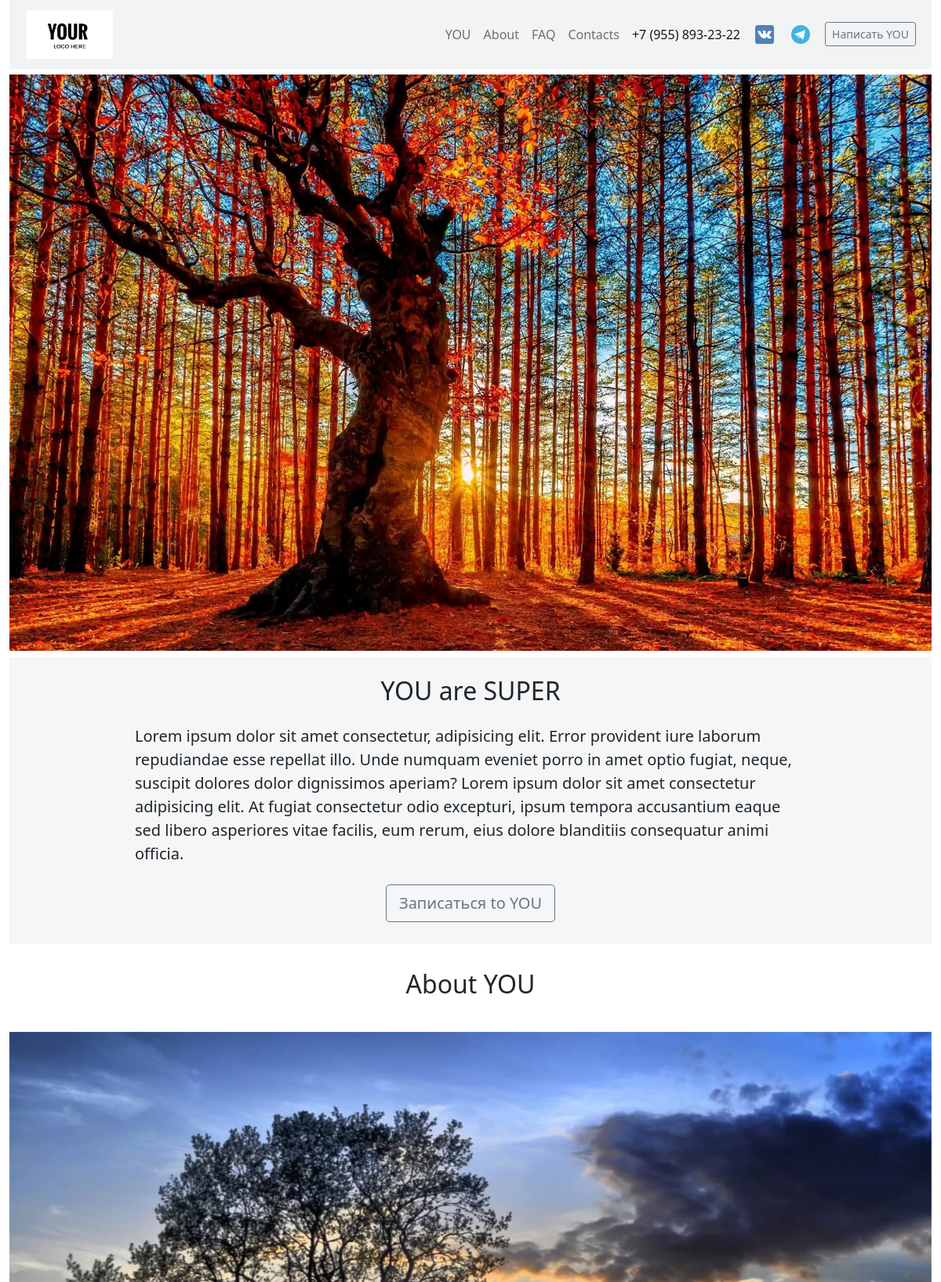
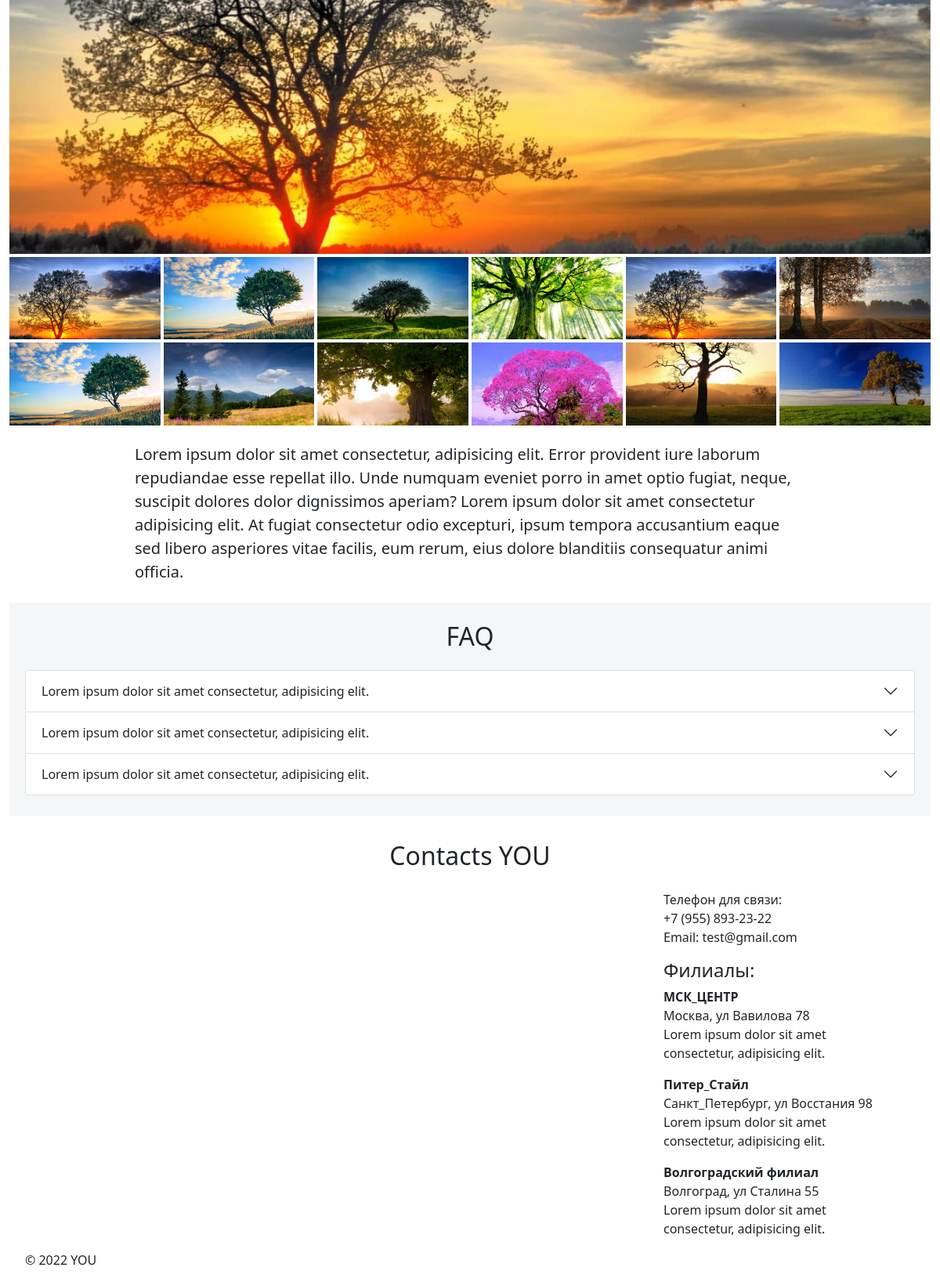
The page / on the database its author committed (2 pictures, top to bottom).
### app_site/models.py (models this page shows, shortened)
class Menu(models.Model):
    btn_name_menu = models.CharField(max_length=100, blank=True, verbose_name='надпись на кнопке в шапке')
    item_1 = models.CharField(max_length=100, blank=True, verbose_name='имя ссылки в меню')
    title_1 = models.CharField(max_length=100, blank=True, verbose_name='заголовок блока')
    text_1 = models.TextField(verbose_name='текст блока')
    btn_name_1 = models.CharField(max_length=100, blank=True, verbose_name='надпись на кнопке в блоке')
    item_club = models.CharField(max_length=100, blank=True, verbose_name='имя ссылки в меню')
    title_club = models.CharField(max_length=100, blank=True, verbose_name='заголовок блока')
    text_club = models.TextField(verbose_name='текст блока')
    item_faq = models.CharField(max_length=100, blank=True, verbose_name='имя ссылки в меню')
    title_faq = models.CharField(max_length=100, blank=True, verbose_name='заголовок блока')
    item_contacts = models.CharField(max_length=100, blank=True, verbose_name='имя ссылки в меню')
    title_contacts = models.CharField(max_length=100, blank=True, verbose_name='заголовок блока')
    social_img_1 = models.FileField(upload_to='files/', verbose_name='иконка соц.сети')
    social_data_1 = models.CharField(max_length=100, blank=True, verbose_name='ссылка на соц.сеть')
    social_img_2 = models.FileField(upload_to='files/', verbose_name='иконка соц.сети')
    social_data_2 = models.CharField(max_length=100, blank=True, verbose_name='ссылка на соц.сеть')
    tel = models.CharField(max_length=100, verbose_name='поле для телефонного номера, вводить в красивом формате, пример:+7 (955) 893-23-22')
    tel_for_call = models.CharField(max_length=100, blank=True)
    footer = models.TextField(verbose_name='текст футер')

class CarouselHead(models.Model):
    general_img = models.FileField(
        upload_to='files/', verbose_name='первая картинка в слайдере')
    img_1 = models.FileField(upload_to='files/', verbose_name='вторая картинка в слайдере')
    img_2 = models.FileField(upload_to='files/', verbose_name='третья картинка в слайдере')
    menu = models.ForeignKey('Menu', on_delete=models.CASCADE)

class ClubFoto(models.Model):
    foto = models.FileField(upload_to='files/', verbose_name='foto')
    menu = models.ForeignKey('Menu', on_delete=models.CASCADE)

class Faq(models.Model):
    q_faq = models.CharField(max_length=255, verbose_name='вопрос')
    a_faq = models.CharField(max_length=255, verbose_name='ответ')
    menu = models.ForeignKey('Menu', on_delete=models.CASCADE)

class Contacts(models.Model):
    email = models.EmailField()
    adress = models.CharField(max_length=200)
    description = models.TextField(verbose_name='описание как добраться')
    for_script = models.TextField(verbose_name='скрипт для отображения карты, копируем только ссылку https... из яндекс конструктор карт')
    menu = models.ForeignKey('Menu', on_delete=models.CASCADE)

class Filial(models.Model):
    filial = models.CharField(max_length=255, verbose_name='название филиала')
    adr = models.CharField(max_length=255, verbose_name='адрес филиала')
    way = models.CharField(max_length=255, verbose_name='как добраться до филиала')
    menu = models.ForeignKey('Menu', on_delete=models.CASCADE)

### app_site/views.py (the view, shortened to what this page needs)
# urls.py: path('', FileDetail.as_view(), name='index'),
class FileDetail(FormMixin, ListView):
    model = CarouselHead
    template_name = 'index.html'
    form_class = FeedbackForm
    def get_context_data(self, **kwargs):
        context = super().get_context_data(**kwargs)
        context['menu'] = Menu.objects.get()
        context['carousel'] = CarouselHead.objects.get()
        context['carousel_trainer'] = CarouselTrainer.objects.get()
        context['title_icon'] = TitleShortcutIcon.objects.get()
        context['contacts'] = Contacts.objects.get()
        context['fotos'] = ClubFoto.objects.all()
        context['foto1'] = ClubFoto.objects.get(pk=1)
        context['faqs'] = Faq.objects.all()
        context['filials'] = Filial.objects.all()
        return context

### app_site/templates/index.html (shortened to what this page needs)
<!DOCTYPE html>
<html lang="ru">
<head>
    {% load static %}
    <link rel="stylesheet" href="{% static 'static_files/css/normalize.css' %}">
    <link href="https://cdn.jsdelivr.net/npm/bootstrap@5.1.3/dist/css/bootstrap.min.css" rel="stylesheet">
    <link rel="stylesheet" href="{% static 'static_files/css/my_style.css' %}">
</head>
<body>
    <header class="header">
        <div class="container fixed-top">
            <nav class="navbar navbar-expand-lg navbar-light bg-light1">
                <div class="container-fluid">
                    <a class="navbar-brand" href="#">
                        <img src="{% static 'static_files/img/Logo.webp' %}" alt="" width="110">
                    </a>
                    <div class="collapse navbar-collapse justify-content-end" id="navbarContent">
                        <ul class="navbar-nav align-items-center">
                            <li class="nav-item navbar-text">
                                <a href="#cheerleading" class="nav-link">{{menu.item_1}}</a>
                            </li>
                            <li class="nav-item navbar-text">
                                <a href="#about-club" class="nav-link">{{menu.item_club}}</a>
                            </li>
                            <li class="nav-item navbar-text">
                                <a href="#faq" class="nav-link">{{menu.item_faq}}</a>
                            </li>
                            <li class="nav-item navbar-text">
                                <a href="#contacts" class="nav-link">{{menu.item_contacts}}</a>
                            </li>
                            <span class="nav-link navbar-text">
                                <a href="tel:{{menu.tel_for_call}}" class="navbar-tel" target="blank">
                                    {{menu.tel}}
                                </a>
                            </span>
                            <ul class="navbar-nav nav-icon navbar-text">
                                <a class="nav-link" href="{{menu.social_data_1}}" target="blank">
                                    <img src="{{menu.social_img_1.url}}" alt="" width="30" height="24" class="d-inline-block align-text-top nav-item">
                                </a>
                                <a class="nav-link" href="{{menu.social_data_2}}" target="blank">
                                    <img src="{{menu.social_img_2.url}}" alt="" width="30" height="24" class="d-inline-block align-text-top nav-item">
                                </a>
                            </ul>
                            <div class="nav-link navbar-text">
                                <button type="button" class="btn btn-sm btn-outline-secondary shadow-none" data-bs-toggle="modal" data-bs-target="#exampleModal" data-bs-whatever="@fat">{{menu.btn_name_menu}}</button>
                            </div>
                        </ul>
                    </div>
                </div>
            </nav>
        </div>
    </header>
    <div class="container">
        <div id="carouselExampleSlidesOnly" class="carousel slide" data-bs-ride="carousel">
            <div class="carousel-inner">
                <div class="carousel-item active">
                    <img src="{{carousel.general_img.url}}" class="d-block w-100" alt="1">
                </div>
            </div>
        </div>
    </div>
    <section id="cheerleading" class="section-about section">
        <div class="container container-bg-light">
            <div class="container-inside d-flex justify-content-center">
                <h2 class="title-head">{{menu.title_1}}</h2>
            </div>
            <div class="container-inside d-flex justify-content-center">
                <p class="lead">
                    {{menu.text_1}}
                </p>
            </div>
            <div class="container-inside d-flex justify-content-center">
                <button type="button" class="btn btn-lg btn-outline-secondary btn-head shadow-none" data-bs-toggle="modal" data-bs-target="#exampleModal" data-bs-whatever="@fat">{{menu.btn_name_1}}</button>
            </div>
        </div>
    </section>
    <section id="about-club" class="section-trainer section">
        <div class="container">
            <div class="container d-flex justify-content-center">
                <h2 class="title-head">{{menu.title_club}}</h2>
            </div>
            <div class="container align-items-center" style="margin-top: 18px;margin-bottom: 2px; padding-left: 0px; padding-right: 0px;">
                <div id="carouselExampleIndicators" class="carousel slide carousel-fade" data-bs-ride="carousel">
                    <div class="carousel-inner">
                        <div class="carousel-item active">
                            <img src="{{foto1.foto.url}}" class="d-block w-100" alt="..." />
                        </div>
                    </div>
                </div>
            </div>
            <div class="container d-flex align-items-center" style="margin-left: 0px; padding-bottom: 20px; padding-left: 10px; padding-right: 10px;">
                <div class="row">
                    {% for foto in fotos %}
                    <div class="col-2" style="padding: 2px;">
                        <button type="button" data-bs-target="#carouselExampleIndicators" data-bs-slide-to="{{foto.id}}" class="btn shadow-none" aria-label="Slide{{foto.id}}" style="padding: 0px; border: 0px; margin-bottom: 0px;">
                            <img class="d-block w-100" src="{{foto.foto.url}}" />
                        </button>
                    </div>
                    {% endfor %}
                </div>
            </div>
            <div class="container d-flex justify-content-center">
                <p class="lead">
                    {{menu.text_club}}
                </p>
            </div>
    </section>
    <section id="faq" class="section-faq section">
        <div class="container container-bg-light">
            <div class="container-inside d-flex justify-content-center">
                <h2 class="title-head">{{menu.title_faq}}</h2>
            </div>
            <div class="container-inside justify-content-center">
                <div class="accordion" id="accordionExample" style="padding-bottom: 26px;">
                    {% for faq in faqs %}
                    <div class="accordion-item">
                        <h2 class="accordion-header" id="heading{{faq.id}}">
                            <button class="accordion-button collapsed shadow-none" type="button" data-bs-toggle="collapse" data-bs-target="#collapse{{faq.id}}" aria-expanded="false" aria-controls="collapseOne">
                                {{faq.q_faq}}
                            </button>
                        </h2>
                    </div>
                    {% endfor %}
                </div>
            </div>
        </div>
    </section>
    <section id="contacts" class="section-contacts section">
        <div class="container">
            <div class="container-inside d-flex justify-content-center">
                <h2 class="title-head">{{menu.title_contacts}}</h2>
            </div>
            <div class="row align-items-center">
                <div class="col-lg-8 col-md-8">
                </div>
                <div class="col-lg-4 col-md-4">
                    <div class="container-inside d-flex align-items-center">
                        <p class="lead-2 contacts">
                            Телефон для связи: <br>{{menu.tel}} <br>
                            Email: {{contacts.email}} <br>
                        </p>
                    </div>
                    <div class="container-inside d-flex align-items-center">
                        <h4 class="lead-2">Филиалы:</h4>
                    </div>
                    {% for filial in filials %}
                    <div class="container-inside d-flex align-items-center">
                        <p class="lead-2 contacts" style="word-break: break-word;">
                            <strong>
                                {{filial.filial}}
                            </strong>
                            <br>{{filial.adr}}<br>
                            {{filial.way}}<br>
                        </p>
                    </div>
                    {% endfor %}
                </div>
            </div>
        </div>
    </section>
    <footer>
        <div class="container">
            <div class="container-inside d-flex justify-content-start trainer-carousel">
                <p class="footer">{{menu.footer}}</p>
            </div>
        </div>
    </footer>
</body>
</html>

### static/static_files/css/my_style.css (style rules this page uses)
.navbar-tel { text-decoration: none; white-space: nowrap; margin-left: auto; margin-right: auto; }
.navbar-text { margin-right: auto; }
.navbar-brand { margin-left: 10px; }
.navbar-collapse { margin-left: 30px; }
.nav-icon { flex-direction: row; }
.navbar { min-width: 255px; min-height: 70px; }
.container { max-width: 1200px; min-width: 280px; }
.container-inside { margin-left: 20px; margin-right: 20px; }
.header { margin-bottom: 95px; }
.section { margin-top: 0.5rem; }
.title-head { margin-top: 1.5rem; margin-bottom: 1.5rem; }
.btn-head { margin-top: 0.5rem; margin-bottom: 1.7rem; }
.lead { width: 55rem; padding-left: 12px; padding-right: 12px; }
.lead-2 { margin-left: 15px; }
.container-bg-light { background-clip: content-box; background-color: rgba(242, 244, 246, 0.815); }
.bg-light1 { background-color: rgba(242, 243, 245, 0.968); }
.contacts { max-width: 25rem; margin-right: 1.5rem; }

### rows shown on the page
Menu: item_1 "YOU", item_club "About", item_faq "FAQ", item_contacts "Contacts", tel "+7 (955) 893-23-22", social_img_1 (picture), social_img_2 (picture), btn_name_menu "Написать YOU", title_1 "YOU are SUPER", text_1 "Lorem ipsum dolor sit amet consectetur, adipisicing elit. Error provident iure laborum repudiandae esse repellat illo. Unde numquam eveniet porro in amet optio fugiat, neque, suscipit dolores dolor dignissimos aperiam? Lorem ipsum dolor sit amet consectetur adipisicing elit. At fugiat consectetur odio excepturi, ipsum tempora accusantium eaque sed libero asperiores vitae facilis, eum rerum, eius dolore blanditiis consequatur animi officia.", btn_name_1 "Записаться to YOU", title_club "About YOU", text_club "Lorem ipsum dolor sit amet consectetur, adipisicing elit. Error provident iure laborum repudiandae esse repellat illo. Unde numquam eveniet porro in amet optio fugiat, neque, suscipit dolores dolor dignissimos aperiam? Lorem ipsum dolor sit amet consectetur adipisicing elit. At fugiat consectetur odio excepturi, ipsum tempora accusantium eaque sed libero asperiores vitae facilis, eum rerum, eius dolore blanditiis consequatur animi officia.", title_faq "FAQ", title_contacts "Contacts YOU", footer "© 2022 YOU"
CarouselHead: general_img (picture)
ClubFoto: foto (picture)
ClubFoto: foto (picture)
ClubFoto: foto (picture)
ClubFoto: foto (picture)
ClubFoto: foto (picture)
ClubFoto: foto (picture)
ClubFoto: foto (picture)
ClubFoto: foto (picture)
ClubFoto: foto (picture)
ClubFoto: foto (picture)
ClubFoto: foto (picture)
ClubFoto: foto (picture)
Faq: q_faq "Lorem ipsum dolor sit amet consectetur, adipisicing elit."
Faq: q_faq "Lorem ipsum dolor sit amet consectetur, adipisicing elit."
Faq: q_faq "Lorem ipsum dolor sit amet consectetur, adipisicing elit."
Contacts: email "test@gmail.com"
Filial: filial "МСК_ЦЕНТР", adr "Москва, ул Вавилова 78", way "Lorem ipsum dolor sit amet consectetur, adipisicing elit."
Filial: filial "Питер_Стайл", adr "Санкт_Петербург, ул Восстания 98", way "Lorem ipsum dolor sit amet consectetur, adipisicing elit."
Filial: filial "Волгоградский филиал", adr "Волгоград, ул Сталина 55", way "Lorem ipsum dolor sit amet consectetur, adipisicing elit."
